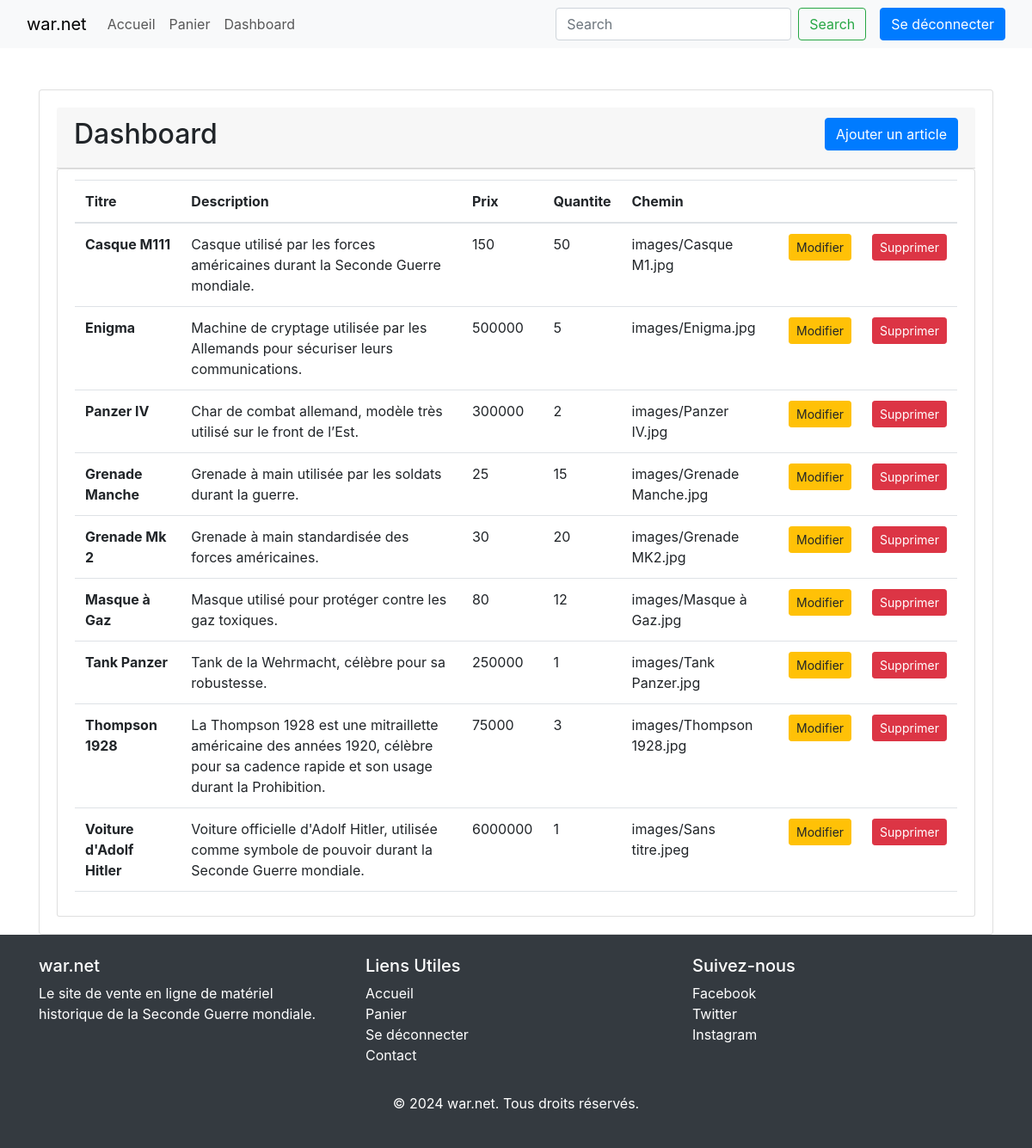
Page /dashboard.php (signed in) on the committed database.
### tables this page shows
CREATE TABLE IF NOT EXISTS `article` (
  `id` int NOT NULL AUTO_INCREMENT,
  `titre` varchar(255) DEFAULT NULL,
  `description` text,
  `descriptionLongue` text,
  `prix` decimal(10,2) NOT NULL,
  `imageId` int DEFAULT NULL,
  `categorieId` int DEFAULT NULL,
  `quantiteDispo` int NOT NULL DEFAULT '0',
  PRIMARY KEY (`id`),
  KEY `imageId` (`imageId`),
  KEY `categorieId` (`categorieId`)
);

CREATE TABLE IF NOT EXISTS `image` (
  `id` int NOT NULL AUTO_INCREMENT,
  `chemin` varchar(255) DEFAULT NULL,
  `alt` varchar(255) DEFAULT NULL,
  PRIMARY KEY (`id`)
);

### dashboard.php (the view, shortened to what this page needs)
<?php
require_once('fonctions.php');
?>
<!DOCTYPE html>
<html lang="en">
<head>
    <link rel="stylesheet" href="node_modules\bootstrap\dist\css\bootstrap.css">
    <link href="https://cdn.jsdelivr.net/npm/bootstrap@5.3.0/dist/css/bootstrap.min.css" rel="stylesheet">
    <link rel="stylesheet" href="https://cdn.jsdelivr.net/npm/bootstrap@4.6.2/dist/css/bootstrap.min.css">
</head>
<body>
    <?php genererNav(); ?>
    <div class="container mt-5">
        <div id="main" class="card card-body">
            <div class="card-header d-flex justify-content-between">
                <h2 class="title d-md-inline-flex">Dashboard</h2>
                <button type="button" class="btn btn-primary d-md-inline-flex mb-2" onclick="window.location.href='ajout-materiel.php'">Ajouter un article</button>
            </div>
            <ul id="items" class="list-group">
                <li class="list-group-item">
                    <table class="table">
                        <thead>
                            <tr>
                                <th>Titre</th>
                                <th>Description</th>
                                <th>Prix</th>
                                <th>Quantite</th>
                                <th>Chemin</th>
                                <th></th>
                                <th></th>
                            </tr>
                        </thead>
                        <tbody>
                            <?php
                            $conn = connectionBD();
                            mysqli_set_charset($conn, "utf8mb4");
                            $sql = "SELECT Article.id, Article.titre, Article.description, Article.prix, Article.quantiteDispo, Image.chemin, Image.alt, Categorie.nom AS categorie
                            FROM Article
                            LEFT JOIN Image ON Article.imageId = Image.id
                            LEFT JOIN Categorie ON Article.categorieId = Categorie.id; ";
                            $result = $conn->query($sql);
                            ?>
                            <?php
                            foreach ($result as $article) { ?>
                                <tr>
                                    <th scope="row"><?= $article['titre'] ?></th>
                                    <td><?= $article['description'] ?></td>
                                    <td><?= $article['prix'] * 1 ?></td>
                                    <td><?= $article['quantiteDispo'] ?></td>
                                    <td><?= $article['chemin'] ?></td>
                                    <td> <button type="button " class="btn btn-warning btn-sm float-right btnModifier" data-bs-toggle="modal" data-bs-target="#fenetreModale-<?= $article['id'] ?>" data-id="<?= $article['id'] ?>">Modifier</button> </td>
                                    <td> <button class="btn btn-danger btn-sm float-right btnSupprimer" data-id="<?= $article['id'] ?>">Supprimer</button> </td>
                                </tr>
                            <?php
                            }
                            ?>
                        </tbody>
                    </table>
            </ul>
        </div>
    </div>
    <?php genererFooter(); ?>
</body>
</html>

### fonctions.php (shortened to what this page needs)
<?php
function genererNav() {
    echo '
    <nav class="navbar navbar-expand-lg bg-body-tertiary">
        <div class="container-fluid">
            <button class="navbar-toggler" type="button" data-bs-toggle="collapse" data-bs-target="#navbarTogglerDemo01" aria-controls="navbarTogglerDemo01" aria-expanded="false" aria-label="Toggle navigation">
                <span class="navbar-toggler-icon"></span>
            </button>
            <div class="collapse navbar-collapse" id="navbarTogglerDemo01">
                <a class="navbar-brand" href="index.php">war.net</a>
                <ul class="navbar-nav me-auto mb-2 mb-lg-0">
                    <li class="nav-item">
                        <a class="nav-link selected" aria-current="page" href="index.php">Accueil</a>
                    </li>
                    <li class="nav-item">
                        <a class="nav-link" href="panier.php">Panier</a>
                    </li>';
    if (isset($_SESSION['login']) && isset($_SESSION['pwd'])) {
        echo '
                    <li class="nav-item">
                        <a class="nav-link" href="dashboard.php">Dashboard</a>
                    </li>';
    }
    echo '
                </ul>
                <form class="d-flex" role="search">
                    <input class="form-control me-2" type="search" placeholder="Search" aria-label="Search">
                    <button class="btn btn-outline-success" type="submit">Search</button>
                </form>';
    if (isset($_SESSION['login']) && isset($_SESSION['pwd'])) {
        echo '
                <a href="logout.php" class="btn btn-primary ms-3" tabindex="-1" role="button" aria-disabled="true">Se déconnecter</a>';
    } else {
        echo '
                <a href="login.html" class="btn btn-primary ms-3" tabindex="-1" role="button" aria-disabled="true">Se connecter</a>';
    }
    echo '
            </div>
        </div>
    </nav>';
}
function genererFooter() {
    echo '<footer class="bg-dark text-white py-4">
    <div class="container">
        <div class="row">
            <div class="col-md-4">
                <h5>war.net</h5>
                <p>Le site de vente en ligne de matériel historique de la Seconde Guerre mondiale.</p>
            </div>
            <div class="col-md-4">
                <h5>Liens Utiles</h5>
                <ul class="list-unstyled">
                    <li><a href="index.php" class="text-white">Accueil</a></li>
                    <li><a href="panier.php" class="text-white">Panier</a></li>';
                    if (isset($_SESSION['login']) && isset($_SESSION['pwd'])) {
                        echo '
                                <li><a href="logout.php" class="text-white">Se déconnecter</a></li>';
                    } else {
                        echo '
                                <li><a href="login.html" class="text-white">Se connecter</a></li>';
                    }
                    echo '<li><a href="contact.php" class="text-white">Contact</a></li>
                </ul>
            </div>
            <div class="col-md-4">
                <h5>Suivez-nous</h5>
                <a href="#" class="text-white me-2"><i class="fab fa-facebook-f"></i> Facebook</a><br>
                <a href="#" class="text-white me-2"><i class="fab fa-twitter"></i> Twitter</a><br>
                <a href="#" class="text-white"><i class="fab fa-instagram"></i> Instagram</a>
            </div>
        </div>
        <div class="row mt-3">
            <div class="col text-center">
                <p>&copy; 2024 war.net. Tous droits réservés.</p>
            </div>
        </div>
    </div>
    </footer>';
}

### rows in the picture
article: titre "Casque M111", description "Casque utilisé par les forces américaines durant la Seconde Guerre mondiale.", $article['prix']*1 "150", quantiteDispo "50", imageId.chemin "images/Casque M1.jpg"
article: titre "Enigma", description "Machine de cryptage utilisée par les Allemands pour sécuriser leurs communications.", $article['prix']*1 "500000", quantiteDispo "5", imageId.chemin "images/Enigma.jpg"
article: titre "Panzer IV", description "Char de combat allemand, modèle très utilisé sur le front de l’Est.", $article['prix']*1 "300000", quantiteDispo "2", imageId.chemin "images/Panzer IV.jpg"
article: titre "Grenade Manche", description "Grenade à main utilisée par les soldats durant la guerre.", $article['prix']*1 "25", quantiteDispo "15", imageId.chemin "images/Grenade Manche.jpg"
article: titre "Grenade Mk 2", description "Grenade à main standardisée des forces américaines.", $article['prix']*1 "30", quantiteDispo "20", imageId.chemin "images/Grenade MK2.jpg"
article: titre "Masque à Gaz", description "Masque utilisé pour protéger contre les gaz toxiques.", $article['prix']*1 "80", quantiteDispo "12", imageId.chemin "images/Masque à Gaz.jpg"
article: titre "Tank Panzer", description "Tank de la Wehrmacht, célèbre pour sa robustesse.", $article['prix']*1 "250000", quantiteDispo "1", imageId.chemin "images/Tank Panzer.jpg"
article: titre "Thompson 1928", description "La Thompson 1928 est une mitraillette américaine des années 1920, célèbre pour sa cadence rapide et son usage durant la Prohibition.", $article['prix']*1 "75000", quantiteDispo "3", imageId.chemin "images/Thompson 1928.jpg"
article: titre "Voiture d'Adolf Hitler", description "Voiture officielle d'Adolf Hitler, utilisée comme symbole de pouvoir durant la Seconde Guerre mondiale.", $article['prix']*1 "6000000", quantiteDispo "1", imageId.chemin "images/Sans titre.jpeg"
